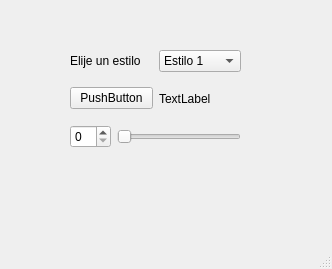
<?xml version="1.0" encoding="UTF-8"?>
<ui version="4.0">
 <class>MainWindow</class>
 <widget class="QMainWindow" name="MainWindow">
  <property name="geometry">
   <rect>
    <x>0</x>
    <y>0</y>
    <width>332</width>
    <height>269</height>
   </rect>
  </property>
  <property name="windowTitle">
   <string>MainWindow</string>
  </property>
  <widget class="QWidget" name="centralwidget">
   <widget class="QWidget" name="">
    <property name="geometry">
     <rect>
      <x>70</x>
      <y>50</y>
      <width>171</width>
      <height>98</height>
     </rect>
    </property>
    <layout class="QVBoxLayout" name="verticalLayout">
     <item>
      <layout class="QHBoxLayout" name="horizontalLayout">
       <item>
        <widget class="QLabel" name="label">
         <property name="text">
          <string>Elije un estilo</string>
         </property>
        </widget>
       </item>
       <item>
        <widget class="QComboBox" name="comboBox">
         <item>
          <property name="text">
           <string>Estilo 1</string>
          </property>
         </item>
         <item>
          <property name="text">
           <string>Estilo 2</string>
          </property>
         </item>
         <item>
          <property name="text">
           <string>Estilo 3</string>
          </property>
         </item>
        </widget>
       </item>
      </layout>
     </item>
     <item>
      <layout class="QHBoxLayout" name="horizontalLayout_2">
       <item>
        <widget class="QPushButton" name="pushButton">
         <property name="text">
          <string>PushButton</string>
         </property>
        </widget>
       </item>
       <item>
        <widget class="QLabel" name="label_2">
         <property name="text">
          <string>TextLabel</string>
         </property>
        </widget>
       </item>
      </layout>
     </item>
     <item>
      <layout class="QHBoxLayout" name="horizontalLayout_3">
       <item>
        <widget class="QSpinBox" name="spinBox"/>
       </item>
       <item>
        <widget class="QSlider" name="horizontalSlider">
         <property name="orientation">
          <enum>Qt::Orientation::Horizontal</enum>
         </property>
        </widget>
       </item>
      </layout>
     </item>
    </layout>
   </widget>
  </widget>
  <widget class="QMenuBar" name="menubar">
   <property name="geometry">
    <rect>
     <x>0</x>
     <y>0</y>
     <width>332</width>
     <height>33</height>
    </rect>
   </property>
  </widget>
  <widget class="QStatusBar" name="statusbar"/>
 </widget>
 <resources/>
 <connections/>
</ui>
